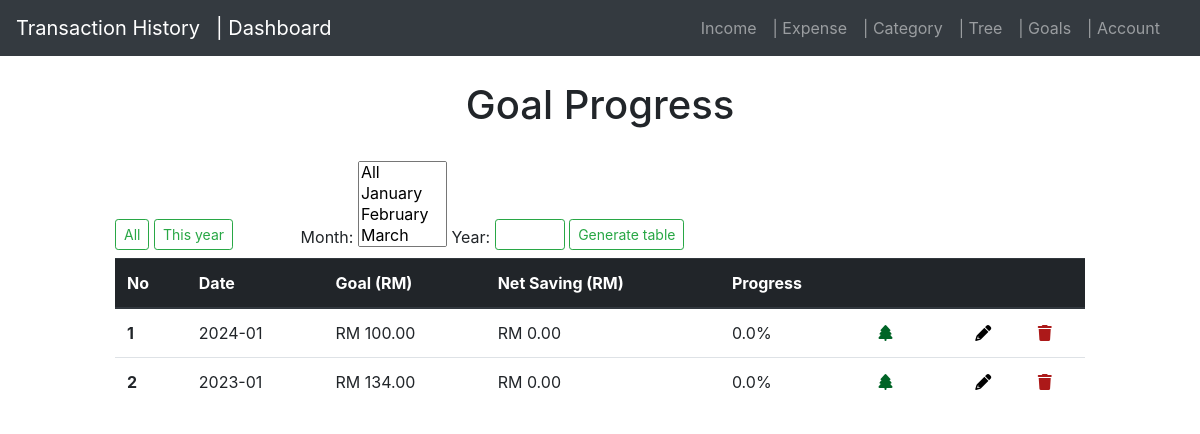
The page /goals (signed in) on the database as committed earlier.
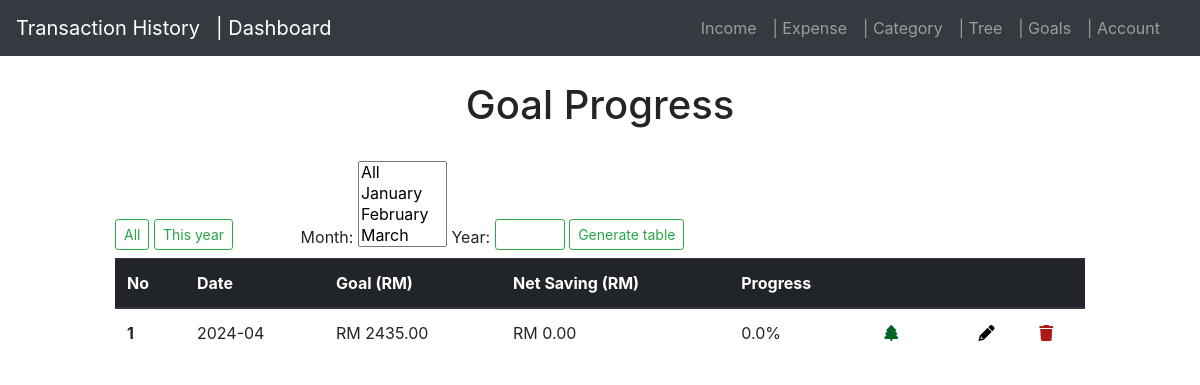
The same page on the database as committed later.
### application/models.py (models this page shows, shortened)
class goal(db.Model):
    id = db.Column(db.Integer, primary_key=True)
    amount = db.Column(db.Double, nullable=False)
    month = db.Column(db.String(30),nullable=False)
    year = db.Column(db.Integer, nullable=False)
    user_id = db.Column(db.Integer, db.ForeignKey('user.id'), nullable=False)

### application/routes.py (the view)
@app.route('/goals', methods=['GET', 'POST'])
@login_required
def goals():
    goall = goal.query.filter_by(user_id=current_user.id).all()
    net_query = db.session.query(
        func.sum(net.amount).label('total'),
        func.strftime('%Y-%m', net.date).label('month_year')
    ).filter_by(user_id=current_user.id).group_by(func.strftime('%Y-%m', net.date)).all()
    amounts = goal_net(net_query,goall)
    return render_template('goals.html', amounts=amounts, title="Goals")

### application/routes.py (called while the page is built)
def goal_net(net_query,goall):
    net_dict = {result.month_year: result.total for result in net_query}
    amounts = []
    for goal_entry in goall:
        month_year = f'{goal_entry.year}-{int(goal_entry.month):02d}'
        net_amount = net_dict.get(month_year, 0)
        if goal_entry.amount == 0 :
            progress = 0
        else:  # Avoid division by zero
            progress = ( net_amount / goal_entry.amount) * 100
            progress = min(progress, 100)  # Cap progress at 100%
        amounts.append({
            'id':goal_entry.id,
            'month_year': month_year,
            'goal': goal_entry.amount,
            'net': net_amount,
            'progress' :progress
        })
    amounts.sort(key=lambda x: x['month_year'], reverse=True)
    return amounts

@login_manager.user_loader
def load_user(user_id):
    return User.query.get(int(user_id))

### application/templates/goals.html (shortened to what this page needs)
{% extends 'layout.html' %}
{% block content %}
<head>
    <link rel="stylesheet" href="https://cdnjs.cloudflare.com/ajax/libs/font-awesome/6.0.0-beta3/css/all.min.css">
</head>
<div class="col-sm-10 ml-auto mr-auto ">
    <center>
     <H1>Goal Progress</H1>
    </center>
    <br>
    <div class="column is-one-third is-offset-one-third">
        <form hx-post="/search_year_month" hx-target="#results" hx-swap="innerHTML">
            <row>
                <button type='button' class="btn btn-outline-success btn-sm mb-2"hx-get="/all_goaltable" hx-target="#results">All</button>
                <button type='button' class="btn btn-outline-success btn-sm mb-2" hx-get="/this_year_goaltable" hx-target="#results">This year</button></row>
                <label for="month">Month:</label>
                <select name="month" id="month" multiple>
                    <option value="13">All</option>
                    <option value="1">January</option>
                    <option value="2">February</option>
                    <option value="3">March</option>
                    <option value="4">April</option>
                </select>
                <label for="year">Year:</label>
                <input type="number" class="btn btn-outline-success btn-sm mb-2"id="year" name="year" class="input is-small", style="width: 70px;" required>
                <button type="submit" class="btn btn-outline-success btn-sm mb-2" class="input is-small">Generate table</button>
        </form>
    </div>
    <table class="table">
        <thead class="thead-dark">
            <tr>
                <th scope="col">No</th>
                <th scope="col">Date</th>
                <th scope="col">Goal (RM)</th>
                <th scope="col">Net Saving (RM)</th>
                <th scope="col">Progress</th>
                <th scope="col"></th>
                <th scope="col"></th>
                <th scope="col"></th>
                <th scope="col"></th>
            </tr>
        </thead>
        <tbody id="results">
            {% if amounts %}
                {% for entry in amounts %}
                        <tr>
                            <th scope="row">{{loop.index}}</th>
                            <td>{{entry.month_year}}</td>
                            <td class="amount-field">RM {{ "{:.2f}".format(entry.goal) }}</td>
                            <td class="amount-field">RM {{ "{:.2f}".format(entry.net) }}</td>
                            {% if entry.progress < 0 %}
                                <td><span style="color: rgb(223, 20, 20);">{{ entry.progress | round(2) }}%</span></td>
                            {% elif entry.progress == 100 %}
                                <td><span style="color: rgb(0, 100, 38);">{{ entry.progress | round(2) }}%</span></td>
                            {% else %}
                                <td>{{ entry.progress | round(2) }}%</td>
                            {% endif %}
                            <td>
                                <a hx-get="{{ url_for('tree_button', entry_id=entry.id, entry_net= entry.net) }}" hx-target="#goal-image-section" hx-swap="innerHTML">
                                    <i class="fa-solid fa-tree" style="color: rgb(0, 100, 38);"></i>
                                </a>
                            </td>
                            <td></td><td><a href="{{ url_for('edit_goal', entry_id=entry.id) }}"  class="edit" title="Edit" data-toggle="tooltip" id="1"><i class="fa fa-pencil" style="color: rgb(0, 0, 0);"></i></a></td>
                            <td><a href="{{ url_for('delete_goal', entry_id=entry.id ) }}" class="delete" title="Delete" data-toggle="tooltip" id="1"><i class="fa-solid fa-trash" style="color: rgb(172, 25, 25);"></i></a></td>
                        </tr>
                {% endfor %}
            {% else %}
                <tr>
                    <td colspan="4">No goals found. Let's set a goal.</td>
                </tr>
            {% endif %}
        </tbody>
    </table>
</div>
{% endblock %}

### application/templates/layout.html (shortened to what this page needs)
<!DOCTYPE html>
<html lang="en">
<head>
    <link rel="stylesheet"
        href="https://maxcdn.bootstrapcdn.com/bootstrap/4.0.0/css/bootstrap.min.css"
        href="static/styles.css"
>
</head>
<body>
    <div class="container-fluid">
        <div class="row">
            <div class="col-md-12 p-0">
                <header class="mb-4">
                    <nav class="navbar navbar-expand-lg navbar-dark bg-dark">
                        <a class="navbar-brand" href="{{ url_for('index') }}">Transaction History</a>
                        <a class="navbar-brand" href="{{ url_for('dashboard') }}">| Dashboard</a>
                        <div class="collapse navbar-collapse" id="navbarNavAltMarkup">
                            <div class="navbar-nav ml-auto mr-3">
                                <a class="nav-item nav-link" href="{{ url_for('add_income') }}">Income</a>
                                <a class="nav-item nav-link" href="{{ url_for('add_expense') }}">| Expense</a>
                                <a class="nav-item nav-link" href="{{ url_for('categoryy') }}">| Category</a>
                                <a class="nav-item nav-link" href="{{ url_for('tree') }}">| Tree</a>
                                <a class="nav-item nav-link" href="{{ url_for('goals') }}">| Goals</a>
                                <a class="nav-item nav-link" href="{{ url_for('account') }}">| Account</a>
                            </div>
                        </div>
                    </nav>
                </header>
            </div>
        </div>
        <div class="row justify-content-center">
            <div class="col-md-10"></div>
                {% block content %}{% endblock %}
            </div>
        </div>
</body>
</html>

Rows that differ between the two databases and show on the page:
removed goal: month_year "2024-01", goal "100.00", net "0.00", progress "0.0"
removed goal: month_year "2023-01", goal "134.00", net "0.00", progress "0.0"
added goal: month_year "2024-04", goal "2435.00", net "0.00", progress "0.0"
